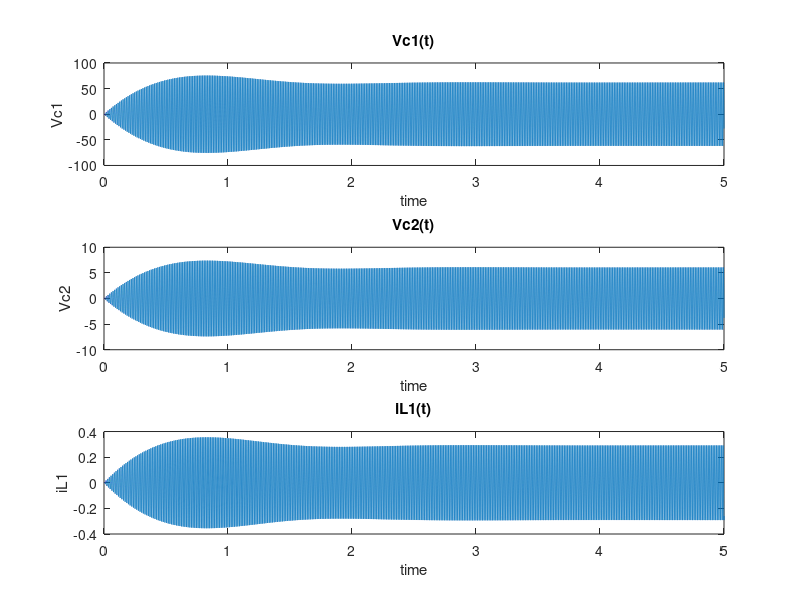

Recreate this plot in MATLAB.
clc
clear all
close all

R=100;
L=0.5;
C1=10*10^-6;
C2=100*10^-6;

resolution=200000;
time_span=5;

A=[0,0,1/C1;0,-1/(R*C2),1/C2;-1/L,-1/L,0];
B=[0;0;1/L];

time=linspace(0,time_span,resolution);
increment=linspace(1,(resolution),(resolution));

X=[0;0;0];
X=X*increment;
U=sin(150*pi*time);

for i=increment;
xx= A*X(:,i)+B*U(i);
if i>resolution-1
    break
end
X(:,i+1)=X(:,i)+xx*time_span/resolution;
end
figure();
subplot(3,1,1);
plot(time,X(1,:));
ylabel("Vc1");
xlabel("time");
title("Vc1(t)");

subplot(3,1,2);
plot(time,X(2,:));
ylabel("Vc2");
xlabel("time");
title("Vc2(t)");

subplot(3,1,3);
plot(time,X(3,:));
ylabel("iL1");
xlabel("time");
title("iL1(t)");
